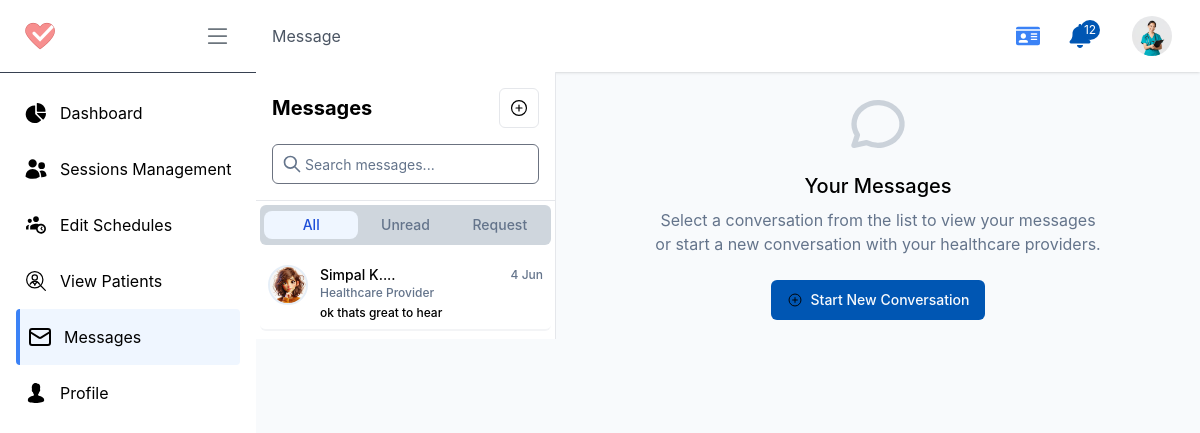
Screenshot of /d/message/ (signed in) with the database file from the repository.
### account/models.py (models this page shows, shortened)
class Profile(models.Model):
    user = models.OneToOneField(User, on_delete=models.CASCADE, related_name="profile")
    role = models.CharField(max_length=10, choices=USER_ROLES, default='patient')
    profile_pic = models.ImageField(upload_to='profile_pictures/', default='profile_pictures/default.jpg')
    phone_regex = RegexValidator(regex=r'^\+?1?\d{9,15}$', message="Phone number must be entered in the format: '+999999999'. Up to 15 digits allowed.")
    ph_number = models.CharField(validators=[phone_regex], max_length=16, blank=True) # validators should be a list
    address = models.CharField(max_length=255, blank=True)
    date_of_birth = models.DateField(null=True, blank=True)
    gender = models.CharField(max_length=10, choices=[('male', 'Male'), ('female', 'Female'), ('other', 'Other')], blank=True)
    email_notification = models.BooleanField(default=True)
    sms_notification = models.BooleanField(default=True)
    reminders = models.BooleanField(default=True)
    created_at = models.DateTimeField(auto_now_add=True)
    updated_at = models.DateTimeField(auto_now=True)
    is_active = models.BooleanField(default=True)
    is_verified = models.BooleanField(default=False)

class Conversation(models.Model):
    participants = models.ManyToManyField(Profile, related_name='conversations')
    status_choices = (
        ('active', 'Active'),
        ('requested', 'Requested'),
        ('archived', 'Archived'),
        ('deleted', 'Deleted'),
    )
    status = models.CharField(max_length=10, choices=status_choices, default='requested')
    created_at = models.DateTimeField(auto_now_add=True)

class Message(models.Model):
    conversation = models.ForeignKey(Conversation, on_delete=models.CASCADE, related_name='messages')
    sender       = models.ForeignKey(Profile, on_delete=models.CASCADE, related_name='sent_messages')
    content      = models.TextField()
    file        = models.FileField(upload_to='conversation_files/', blank=True, null=True)
    timestamp    = models.DateTimeField(auto_now_add=True)
    read         = models.BooleanField(default=False)
    class Meta:
        ordering = ['timestamp']

### doctor/views.py (the view)
# urls.py: path('message/', message, name='message'),
@login_required_with_message(login_url='account:login', message="You need to log in to view your Messages.")
def message(request):
    user_profile = request.user.profile
    conversations = Conversation.objects.filter(
        participants=user_profile
    ).annotate(
        last_message_time=Max('messages__timestamp'),
        has_unread=Count(
            Case(
                When(
                    Q(messages__read=False) & ~Q(messages__sender=user_profile),
                    then=1
                ),
                default=0
            )
        )
    ).order_by('-last_message_time')
    for conversation in conversations:
        conversation.other_participant = conversation.participants.exclude(
            id=user_profile.id
        ).first()
        conversation.last_message = conversation.messages.last()
        conversation.has_unread = conversation.messages.filter(
            read=False
        ).exclude(sender=user_profile).exists()
    all_Profile = Profile.objects.all()
    context = {
        'conversations': conversations,
        'active_conversation_id': None,
        'active_conversation': None,
        'messages': [],
        'all_profiles': all_Profile,
    }
    return render(request, 'pages/doctor/message.html', context)

### templates/pages/doctor/message.html (shortened to what this page needs)
{% extends "pages/doctor/D_base.html" %}
{% load static %}
{% block pageof %} Message {% endblock pageof %}
{% block linkPageof %} /p/message/ {% endblock linkPageof %}
{% block content %}
<section>
    <div class="grid md:grid-cols-[300px_1fr]">
        <div id="sidebarConvList"
            class="hidden md:flex flex-col border-r h-[calc(100vh-4rem)] w-3/4 md:w-auto  absolute md:relative bg-white z-20">
            <div class="p-4 border-b">
                <div class="flex items-center justify-between mb-4">
                    <h2 class="text-xl font-bold">Messages</h2>
                    <button
                        class="openRequestDialog inline-flex items-center justify-center rounded-md text-sm font-medium ring-offset-background transition-colors focus-visible:outline-none focus-visible:ring-2 focus-visible:ring-ring focus-visible:ring-offset-2 disabled:pointer-events-none disabled:opacity-50 border border-input bg-background hover:bg-accent hover:text-accent-foreground h-10 w-10">
                    </button>
                </div>
                <div class="relative">
                    <span class="absolute left-2.5 top-2.5 h-4 w-4 text-muted-foreground">
                        <svg class="w-5 h-5" viewBox="0 0 24 24" fill="none" xmlns="http://www.w3.org/2000/svg">
                            <path d="M21 21l-6-6m2-5a7 7 0 11-14 0 7 7 0 0114 0z" stroke="currentColor" stroke-width="2"
                                stroke-linecap="round" stroke-linejoin="round" />
                        </svg>
                    </span>
                    <input type="search" id="search-input" placeholder="Search messages..."
                        class="flex h-10 w-full rounded-md border border-input bg-background px-3 py-2 text-sm ring-offset-background file:border-0 file:bg-transparent file:text-sm file:font-medium placeholder:text-muted-foreground focus-visible:outline-none focus-visible:ring-2 focus-visible:ring-ring focus-visible:ring-offset-2 disabled:cursor-not-allowed disabled:opacity-50 pl-8">
                </div>
            </div>
            <div class="flex-1 overflow-auto">
                <div class="p-1">
                    <div class="inline-flex h-10 items-center justify-center rounded-md bg-muted p-1 text-muted-foreground w-full grid grid-cols-3">
                        <button class=" tab-button px-3 py-1 text-sm font-medium rounded-lg active bg-blue-50 text-blue-700" data-filter="all">All</button>
                        <button class="hover:bg-slate-300 tab-button px-3 py-1 text-sm font-medium rounded-lg" data-filter="unread">Unread</button>
                        <button class="hover:bg-slate-300 tab-button px-3 py-1 text-sm font-medium rounded-lg" data-filter="requested">Request</button>
                    </div>
                </div>
                <div id="conversation-list" class="space-y-1 px-1 py-2">
                    {% for conversation in conversations %}
                    <button data-status="{{ conversation.status }}"  data-unread="{{ conversation.has_unread }}" data-conversation-id="{{ conversation.id }}" class="conversation-item flex items-start gap-3 p-2 rounded-md w-full text-left transition-colors font-medium border-b-2 border-gray-100 hover:bg-gray-50     ">
                        <div class="relative">
                            <div class="relative flex h-10 w-10 shrink-0 overflow-hidden rounded-full border-2 border-primary/10">
                                <img class="aspect-square h-full w-full conversation-avatar" src=" {{ conversation.other_participant.profile_pic.url }}" alt="{{ conversation.other_participant.user.first_name }}">
                            </div>
                        </div>
                        <div class="flex-1 min-w-0">
                            <div class="flex justify-between items-center">
                                <p class="text-sm font-medium truncate conversation-name">{{ conversation.other_participant.user.first_name }}</p>
                                <span class="text-xs text-muted-foreground">{{ conversation.last_message.timestamp|date:"j M" }}</span>
                            </div>
                            <p class="text-xs text-muted-foreground conversation-role">{{ conversation.other_participant.specialty|default:"Healthcare Provider" }}</p>
                            <p class="text-xs truncate mt-1 last-chat">{{ conversation.last_message.content|truncatechars:50 }}</p>
                        </div>
                    </button>
                    {% empty %}
                    <div class="p-8 text-center text-gray-500">
                        <i class="fas fa-comments text-4xl mb-4"></i>
                        <p>No conversations yet</p>
                    </div>
                    {% endfor %}
                </div>
            </div>
        </div>
        <section id="conversation-view" class=" flex flex-col h-[calc(100vh-4rem)]">
                {% if not active_conversation %}
                <div id="empty-state" class="flex flex-col items-center justify-center h-full text-center p-4">
                    <h3 class="text-xl font-medium mb-2">Your Messages</h3>
                    <p class="text-muted-foreground max-w-md mb-6">
                        Select a conversation from the list to view your messages or start a new conversation with your
                        healthcare providers.
                    </p>
                    <button
                        class="openRequestDialog inline-flex items-center justify-center rounded-md text-sm font-medium ring-offset-background transition-colors focus-visible:outline-none focus-visible:ring-2 focus-visible:ring-ring focus-visible:ring-offset-2 disabled:pointer-events-none disabled:opacity-50 bg-primary text-primary-foreground hover:bg-primary/90 h-10 px-4 py-2">
                        Start New Conversation
                    </button>
                </div>
                {% endif %}
        </section>
    </div>
</section>
{% endblock content %}

### templates/pages/doctor/D_base.html (shortened to what this page needs)
{% load static %}
{% load url_resolver %}
<!DOCTYPE html>
<html lang="en">
<head>
    <link rel="stylesheet" href="{% static 'styles.css' %}" />
</head>
<body class="flex flex-col min-h-screen">
    <div class="flex flex-row flex-1">
        <div id="sidebarPanel"
            class="w-64 fixed inset-y-0 z-30 lg:relative bg-white h-screen transform -translate-x-full transition-transform duration-300 ease-in-out lg:translate-x-0 ">
            <div class="text-white flex-shrink-0 ">
                <div class="flex flex-row justify-between items-center py-5 px-6 border-b border-gray-700">
                    <a href="/" class="shortBarToggle">
                        <img src="{% static 'icon-64.png' %}" alt="Logo" class="h-8 w-auto object-cover">
                    </a>
                    <button class=" p-0 ">
                    </button>
                </div>
                <div class="overflow-y-auto h-full ">
                    <ul class=" px-4 mt-3" id="menuList">
                        <li class="menuListItems dashboard-nav">
                            <a href="{% url 'doctor:doctor_dashboard' %}"
                                class=" flex items-center py-4 text-black hover:bg-blue-50 rounded px-2 no-underline  hover:border-l-4 border-blue-500 ">
                                <span class="mr-3">
                                </span>
                                <span class="shortBarToggle">Dashboard</span>
                            </a>
                        </li>
                         <li class="menuListItems SessionMng-nav">
                            <a href="{% url 'doctor:SessionMng' %}"
                                class=" flex items-center py-4 text-black hover:bg-blue-50 rounded px-2 no-underline  hover:border-l-4 border-blue-500 ">
                                <span class="mr-3">
                                </span>
                                <span class="shortBarToggle">Sessions Management</span>
                            </a>
                        </li>
                        <li class="menuListItems edit_schedules-nav">
                            <a href="{% url 'doctor:d_edit_schedules' %}"
                                class=" flex items-center py-4 text-black hover:bg-blue-50 rounded px-2 no-underline  hover:border-l-4 border-blue-500 ">
                                <span class="mr-3">
                                </span>
                                <span class="shortBarToggle">Edit Schedules</span>
                            </a>
                        </li>
                        <li class="menuListItems ViewPatients-nav">
                            <a href="{% url 'doctor:ViewPatients_d' %}"
                                class=" flex items-center py-4 text-black hover:bg-blue-50 rounded px-2 no-underline  hover:border-l-4 border-blue-500 ">
                                <span class="mr-3">
                                </span>
                                <span class="shortBarToggle">View Patients</span>
                            </a>
                        </li>
                        <li class="menuListItems message-nav">
                            <a href="{% url 'doctor:message' %}"
                                class=" flex items-center py-4 text-black hover:bg-blue-50 rounded px-2 no-underline  hover:border-l-4 border-blue-500 ">
                                <span class="mr-3">
                                    <svg xmlns="http://www.w3.org/2000/svg" class="h-6 w-6" fill="none"
                                        stroke="currentColor" stroke-width="2" stroke-linecap="round"
                                        stroke-linejoin="round" viewBox="0 0 24 24">
                                        <rect width="20" height="16" x="2" y="4" rx="2"></rect>
                                        <path d="m22 7-8.97 5.7a1.94 1.94 0 0 1-2.06 0L2 7"></path>
                                    </svg>
                                </span>
                                <span class="shortBarToggle">Messages</span>
                            </a>
                        </li>
                        <li class="menuListItems profile-nav">
                            <a href="{% url 'doctor:profile' %}"
                                class=" flex items-center py-4 text-black hover:bg-blue-50 rounded px-2 no-underline  hover:border-l-4 border-blue-500 ">
                                <span class="mr-3">
                                </span>
                                <span class="shortBarToggle">Profile</span>
                            </a>
                        </li>
                    </ul>
                </div>
            </div>
        </div>
        <div class="flex flex-col flex-1 bg-slate-50 overflow-x-hidden">
            <header class="flex items-center justify-between px-4 py-2 bg-white shadow z-20">
                <nav class="hidden lg:flex space-x-6 bg-white py-4">
                    <a href="{% block linkPageof %} {% endblock linkPageof %}" class="text-gray-600 hover:text-blue-500
                            no-underline">{% block pageof %} {% endblock pageof %}</a>
                </nav>
                <ul class="flex items-center space-x-4 ">
                    <li>
                        <a id="patientCardBtn" class="text-blue-500 text-2xl cursor-pointer">
                        </a>
                    </li>
                    <li class="px-2 sm:px-3">
                        <div class="group/notify flex items-center py-4 relative">
                            <button class="flex items-center relative" type="button" id="dropdownMenuButton1"
                                data-dropdown-toggle="notificationDropdown">
                                <span
                                    class="absolute -top-1 -right-2 flex items-center justify-center w-5 h-5 text-xs text-white bg-primary rounded-full"
                                    id="header-notification-counter">12</span>
                            </button>
                        </div>
                    </li>
                    <li class="px-2 sm:px-3">
                        <div class="relative group/profile-dropdown">
                            <a class="block w-10 h-10 rounded-full overflow-hidden cursor-pointer">
                                <img src="{{ user.profile.profile_pic.url }}" class="w-full h-full object-cover"
                                    alt="profile image">
                            </a>
                        </div>
                    </li>
                </ul>
            </header>
            {% block content %} {% endblock content %}
        </div>
    </div>
</body>
</html>

### rows the page displays
Conversation: other_participant.profile_pic (picture), other_participant.user.first_name "Simpal K....", last_message.timestamp "4 Jun", other_participant.specialty "Healthcare Provider", last_message.content "ok thats great to hear"
